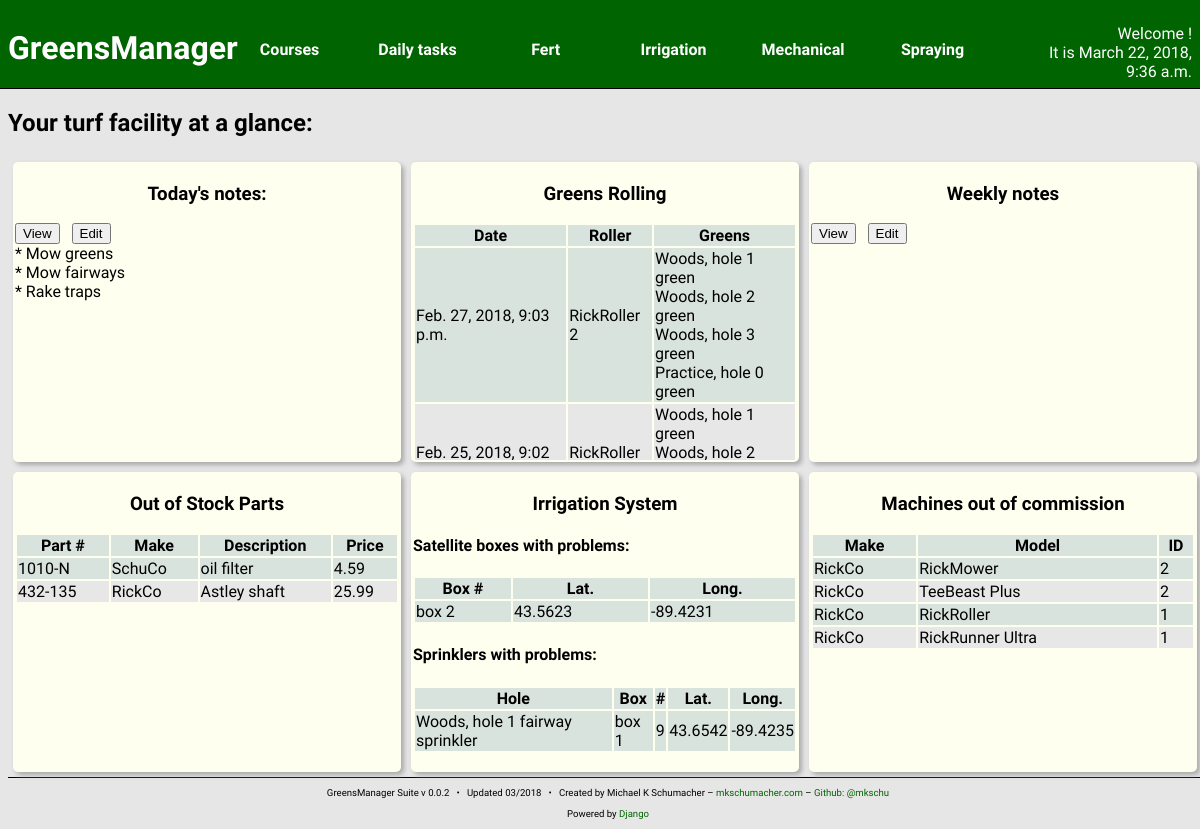
/, run on an earlier commit of the app's database.
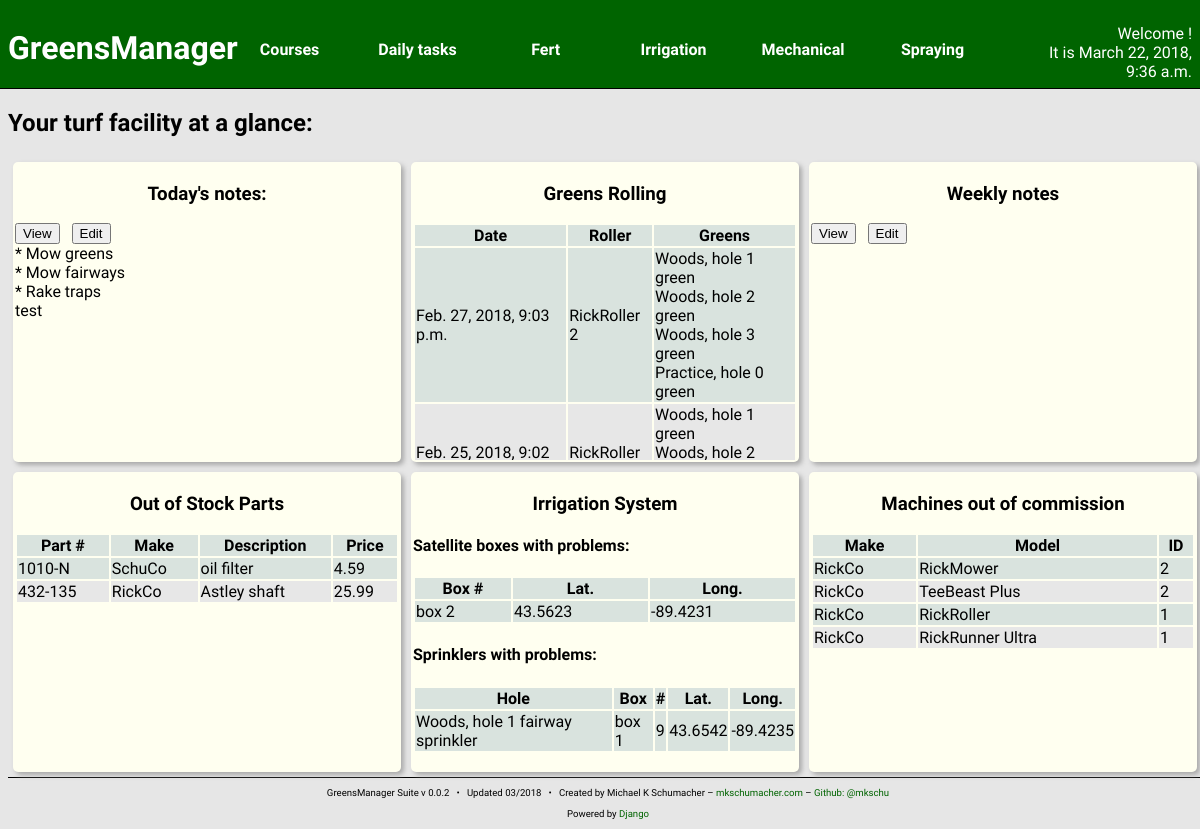
And on a later commit of the database.
### notes/models.py (models this page shows)
class Note(models.Model):
	created_at = models.DateTimeField(auto_now_add=True)
	updated_at = models.DateTimeField(auto_now=True)
	created_by = models.ForeignKey(User, related_name="creator")
	updated_by = models.ForeignKey(User, related_name="editor")
	content = models.TextField()

### welcome/views.py (the view)
# urls.py: url(r'^', views.index, name="index"),
def index(request):
    curr_time = now()
    course_list = Courses.Course.objects.all()
    hole_list = Courses.Hole.objects.all()
    box_probs = Irrig.SatelliteBox.objects.filter(problem=True)
    sprinkler_probs = \
        Irrig.SprinklerHead.objects.filter(problem=True)
    drain_probs = \
        Irrig.Drain.objects.filter(problem=True)
    oos_parts = \
        Parts.Part.objects.filter(in_stock=0) \
            .order_by('-updated_at')[:5]
    greens_mowing = \
        Mow.GreensMowing.objects.all().order_by('-mow_date')[:5]
    tee_mowing = \
        Mow.TeeMowing.objects.all().order_by('-mow_date')[:5]
    greens_rolling = \
        Roll.GreensRolling.objects.all().order_by('-roll_date')[:5]
    recent_fert = \
        Fert.Fertilizing.objects.all().order_by('-fert_date')[:5]
    greens_fert = \
        Fert.GreensFert.objects.all().order_by('-fert_date')[:5]
    tees_fert = \
        Fert.TeeFert.objects.all().order_by('-fert_date')[:5]
    ooc_machines = \
        Machines.Machine.objects.filter(in_commission=False) \
            .order_by('-updated_at')[:5]
    greens_mow_dir = greens_mow_direction()
    tee_mow_dir = tee_mow_direction()
    fairway_mow_dir = fairway_mow_direction()
    try:
        daily_notes = \
            Notes.DailyNote.objects.get(valid_date=curr_time)
    except Exception:
        daily_notes = \
            Notes.DailyNote.objects.all().order_by('-valid_date').first()
    daily_form = NoteF.DailyNoteEdit(instance=daily_notes)
    try:
        weekly_notes = \
            Notes.WeeklyNote.objects.filter(end_date__gte=curr_time).order_by(
                'start_date').first()
    except Exception:
        weekly_notes = \
            Notes.WeeklyNote.objects.all().order_by('-end_date').first()
    weekly_form = NoteF.WeeklyNoteEdit(instance=weekly_notes)
    context = {
        'curr_time': curr_time,
        'course_list': course_list,
        'hole_list': hole_list,
        'box_probs': box_probs,
        'sprinkler_probs': sprinkler_probs,
        'drain_probs': drain_probs,
        'oos_parts': oos_parts,
        'greens_mowing': greens_mowing,
        'tee_mowing': tee_mowing,
        'greens_roll': greens_rolling,
        'recent_fert': recent_fert,
        'greens_fert': greens_fert,
        'tees_fert': tees_fert,
        'ooc_machines': ooc_machines,
        'daily_notes': daily_notes,
        'daily_form': daily_form,
        'weekly_notes': weekly_notes,
        'weekly_form': weekly_form,
        'greens_mow_dir': greens_mow_dir,
        'tee_mow_dir': tee_mow_dir,
        'fairway_mow_dir': fairway_mow_dir,
    }
    return render(request, 'welcome/index.html', context)

### courses/models.py (called while the page is built)
    def __str__(self):
        return "%s" % (self.name)

    def __str__(self):
        return "%s, hole %d" % (self.course,
                                self.number)

    def __str__(self):
        return "%s fairway" % (self.hole)

    def __str__(self):
        return "%s green" % (self.hole)

### irrigation/models.py (called while the page is built)
    def __str__(self):
        return "box %d" % (self.box_number)

    def __str__(self):
        if self.tee:
            return "%s sprinkler" % (self.tee)
        elif self.fairway:
            return "%s sprinkler" % (self.fairway)
        elif self.green:
            return "%s sprinkler" % (self.green)
        elif self.rough:
            return "%s sprinkler" % (self.rough)
        else:
            return "sprinkler on %s" % (self.satellite_box)

### machines/models.py (called while the page is built)
    def __str__(self):
        return "%s %s" % (self.model, self.ident_number)

### welcome/calcMowDirections.py (called while the page is built)
def mode(some_list):
	c = Counter(some_list)
	return c.most_common(1)[0][0]

def build_dir_list(model_objects):
	directions = []
	for instance in model_objects:
		directions.append(instance.mow_direction)
	return directions

def greens_mow_direction():
	greens = Courses.Green.objects.all()
	greens_dirs = build_dir_list(greens)
	return mode(greens_dirs)

### welcome/templates/welcome/index.html (shortened to what this page needs)
{% include "head.html" %}
<h2>Your turf facility at a glance:</h2>
<section class="content-block">
<div class="scroll-container">
    <h3>Today's notes:</h3>
    <button id="dailyViewButton">View</button> &nbsp;
    <button id="dailyEditButton">Edit</button>
    <div id="dailyView" class="notes-view">{{ daily_notes.content }}</div>
</div>
</section>
<section class="content-block">
<div class="scroll-container">
    <h3>Greens Rolling</h3>
    <table>
        <thead>
            <th>Date</th>
            <th>Roller</th>
            <th>Greens</th>
        </thead>
        {% for r in greens_roll %}
        <tr>
            <td>{{ r.roll_date }}</td>
            <td>{{ r.roller.first }}</td>
            <td>
                {% for g in r.green.all %}
                    {{ g }}
                    <br />
                {% endfor %}
            </td>
        </tr>
        {% endfor %}
    </table>
</div>
</section>
<section class="content-block">
<div class="scroll-container">
    <h3>Weekly notes</h3>
    <button id="weeklyViewButton">View</button> &nbsp;
    <button id="weeklyEditButton">Edit</button>
</div>
</section>
<section class="content-block">
<div class="scroll-container">
    <h3>Out of Stock Parts</h3>
    <table>
        <thead>
            <th>Part #</th>
            <th>Make</th>
            <th>Description</th>
            <th>Price</th>
        </thead>
        {% for p in oos_parts %}
        <tr>
            <td>{{ p.part_no }}</td>
            <td>{{ p.make }}</td>
            <td>{{ p.description }}</td>
            <td>{{ p.price }}</td>
        </tr>
        {% endfor %}
    </table>
</div>
</section>
<section class="content-block">
<div class="scroll-container">
    <h3>Irrigation System</h3>
    <h4>Satellite boxes with problems:</h4>
    <table>
        <thead>
            <th>Box #</th>
            <th>Lat.</th>
            <th>Long.</th>
        </thead>
        {% for b in box_probs %}
        <tr>
            <td>{{ b }}</td>
            <td>{{ b.latitude }}</td>
            <td>{{ b.longitude }}</td>
        </tr>
        {% endfor %}
    </table>
    <h4>Sprinklers with problems:</h4>
    <table>
        <thead>
            <th>Hole</th>
            <th>Box</th>
            <th>#</th>
            <th>Lat.</th>
            <th>Long.</th>
        </thead>
        {% for s in sprinkler_probs %}
        <tr>
            <td>{{ s }}</td>
            <td>{{ s.satellite_box }}</td>
            <td>{{ s.sprinkler_number }}</td>
            <td>{{ s.latitude }}</td>
            <td>{{ s.longitude }}</td>
        </tr>
        {% endfor %}
    </table>
</div>
</section>
<section class="content-block">
<div class="scroll-container">
    <h3>Machines out of commission</h3>
    <table>
        <thead>
            <th>Make</th>
            <th>Model</th>
            <th>ID</th>
        </thead>
        {% for m in ooc_machines %}
        <tr>
            <td>{{ m.make }}</td>
            <td>{{ m.model }}</td>
            <td>{{ m.ident_number }}</td>
        </tr>
        {% endfor %}
    </table>
</div>
</section>
{% include "foot.html" %}

What changed in the data, as far as the page shows it:
changed Note: content "* Mow greens * Mow fairways * Rake traps" → "* Mow greens * Mow fairways * Rake traps test"
